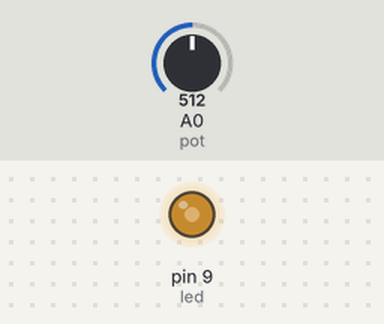
Recording of a sketch running on a simulated Arduino Uno, built with avr-gcc and run on an emulated ATmega328P. On the bench: output pins drawn as LEDs (lit = HIGH). The inputs (shaded band) are chosen by the test bench; at power-on: A0 (pot) = 512.

Above: at 1.2 s.
1.3 s: A0 (pot) set to 716
At 2.5 s:
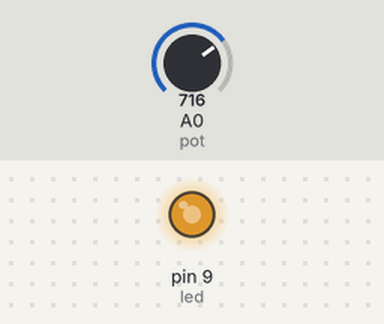
2.8 s: A0 (pot) set to 900
At 3.7 s:
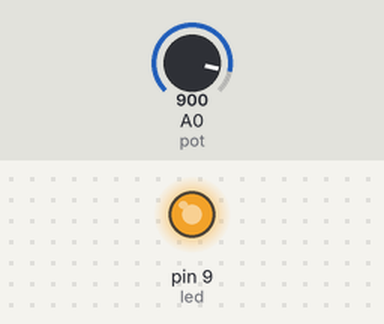
4.3 s: A0 (pot) set to 122
At 4.9 s:
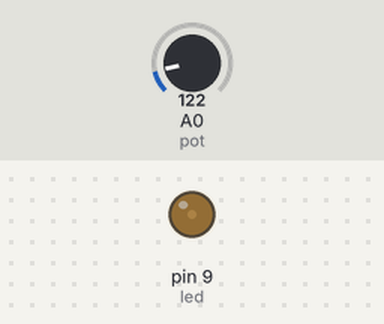
5.8 s: A0 (pot) set to 0
At 7.2 s:
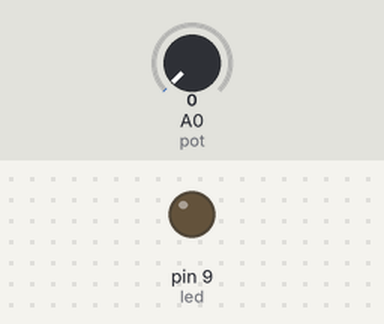
Timing chart, 0 to 8.3 s (numbered marks = the images above; inputs shaded):
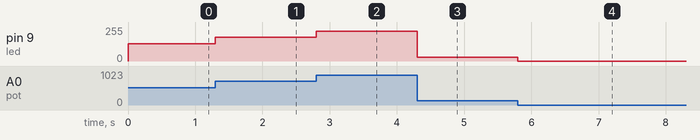

Measured:
- after the input at 1.3 s, pin 9 (led): 128/255 → 179/255 at once
- after the input at 2.8 s, pin 9 (led): 179/255 → 225/255 at once
- after the input at 4.3 s, pin 9 (led): 225/255 → 30/255 at once
- after the input at 5.8 s, pin 9 (led): 30/255 → 0/255 at once

The sketch:

03_potentiometer_led.ino
```cpp
int led = 9;
int pot = A0;

void setup() {
  pinMode(led, OUTPUT);
}

void loop() {
  int val = analogRead(pot);
  analogWrite(led, val / 4);
}
```
